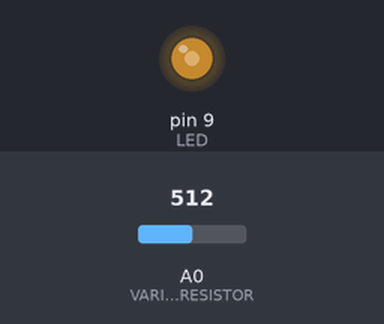
A sketch run on a simulated Arduino Uno, built with avr-gcc and run on an emulated ATmega328P. Parts: output pins drawn as LEDs (lit = HIGH). The inputs (shaded band) are chosen by the test bench; at power-on: A0 (VARIABLE_RESISTOR) = 512.

Above: at 1.2 s.
1.3 s: A0 (VARIABLE_RESISTOR) set to 716
At 2.1 s:
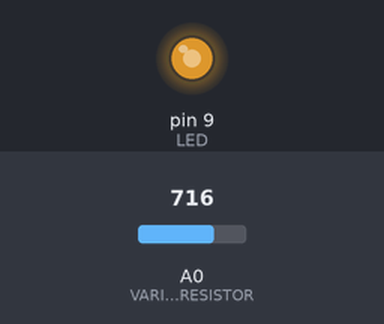
2.8 s: A0 (VARIABLE_RESISTOR) set to 900
At 3.3 s:
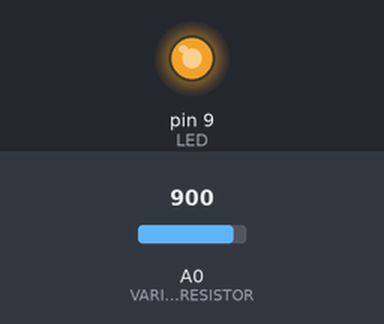
4.3 s: A0 (VARIABLE_RESISTOR) set to 122
At 5.5 s:
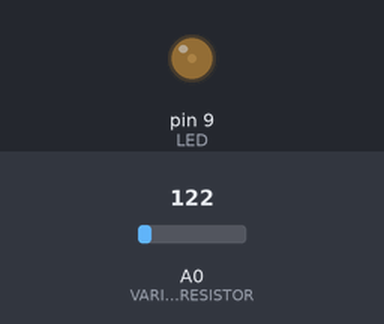
5.8 s: A0 (VARIABLE_RESISTOR) set to 0
At 6.8 s:
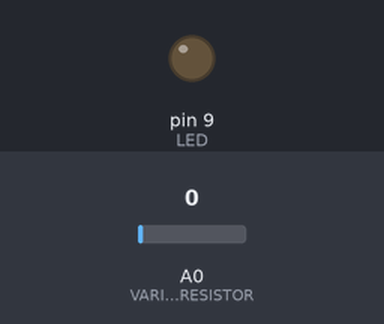
7.3 s: A0 (VARIABLE_RESISTOR) set to 511
At 7.9 s:
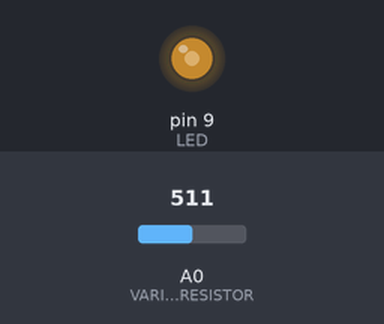
Timing chart, 0 to 9.8 s (numbered marks = the images above; inputs shaded):
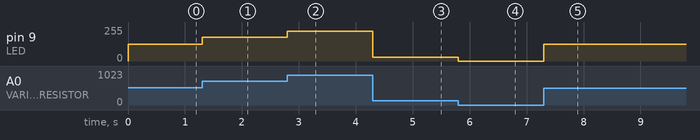

Measured:
- after the input at 1.3 s, pin 9 (LED): 127/255 → 178/255 at once
- after the input at 2.8 s, pin 9 (LED): 178/255 → 224/255 at once
- after the input at 4.3 s, pin 9 (LED): 224/255 → 30/255 at once
- after the input at 5.8 s, pin 9 (LED): 30/255 → 0/255 at once
- after the input at 7.3 s, pin 9 (LED): 0/255 → 127/255 at once

The sketch:

Practice2-4.ino
```cpp
const int VARIABLE_RESISTOR = 0; // 可変抵抗が接続されているピン(アナログ)
const int LED = 9;               // LED が接続されているピン

void setup()
{
  pinMode(LED, OUTPUT); // ピンを出力に設定
}

void loop()
{
  int v1, v2;
  v1 = analogRead(VARIABLE_RESISTOR); // ピンから値を読み取る
  v2 = map(v1, 0, 1023, 0, 255);      // 10 ビットから 8 ビットへ変換
  analogWrite(LED, v2);               // LED の明るさを設定
}
```
